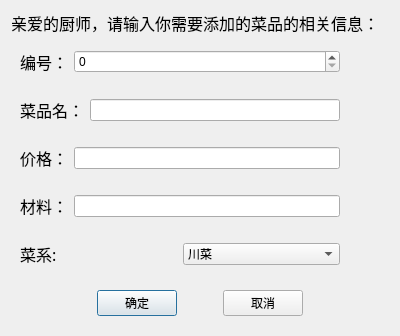
<?xml version="1.0" encoding="UTF-8"?>
<ui version="4.0">
 <class>AddDishes</class>
 <widget class="QDialog" name="AddDishes">
  <property name="geometry">
   <rect>
    <x>0</x>
    <y>0</y>
    <width>400</width>
    <height>300</height>
   </rect>
  </property>
  <property name="sizePolicy">
   <sizepolicy hsizetype="Fixed" vsizetype="Fixed">
    <horstretch>0</horstretch>
    <verstretch>0</verstretch>
   </sizepolicy>
  </property>
  <property name="windowTitle">
   <string>Dialog</string>
  </property>
  <layout class="QVBoxLayout" name="verticalLayout">
   <item>
    <widget class="QLabel" name="label">
     <property name="font">
      <font>
       <family>微软雅黑 Light</family>
       <pointsize>12</pointsize>
      </font>
     </property>
     <property name="text">
      <string>亲爱的厨师，请输入你需要添加的菜品的相关信息：</string>
     </property>
    </widget>
   </item>
   <item>
    <widget class="QWidget" name="widget" native="true">
     <layout class="QHBoxLayout" name="horizontalLayout">
      <item>
       <widget class="QLabel" name="label_2">
        <property name="sizePolicy">
         <sizepolicy hsizetype="Fixed" vsizetype="Preferred">
          <horstretch>0</horstretch>
          <verstretch>0</verstretch>
         </sizepolicy>
        </property>
        <property name="font">
         <font>
          <family>微软雅黑 Light</family>
          <pointsize>12</pointsize>
         </font>
        </property>
        <property name="text">
         <string>编号：</string>
        </property>
       </widget>
      </item>
      <item>
       <widget class="QSpinBox" name="spinBox"/>
      </item>
      <item>
       <spacer name="horizontalSpacer">
        <property name="orientation">
         <enum>Qt::Horizontal</enum>
        </property>
        <property name="sizeType">
         <enum>QSizePolicy::Preferred</enum>
        </property>
        <property name="sizeHint" stdset="0">
         <size>
          <width>40</width>
          <height>20</height>
         </size>
        </property>
       </spacer>
      </item>
     </layout>
    </widget>
   </item>
   <item>
    <widget class="QWidget" name="widget_2" native="true">
     <layout class="QHBoxLayout" name="horizontalLayout_2">
      <item>
       <widget class="QLabel" name="label_3">
        <property name="font">
         <font>
          <family>微软雅黑 Light</family>
          <pointsize>12</pointsize>
         </font>
        </property>
        <property name="text">
         <string>菜品名：</string>
        </property>
       </widget>
      </item>
      <item>
       <widget class="QLineEdit" name="lineEdit"/>
      </item>
      <item>
       <spacer name="horizontalSpacer_2">
        <property name="orientation">
         <enum>Qt::Horizontal</enum>
        </property>
        <property name="sizeType">
         <enum>QSizePolicy::Fixed</enum>
        </property>
        <property name="sizeHint" stdset="0">
         <size>
          <width>40</width>
          <height>20</height>
         </size>
        </property>
       </spacer>
      </item>
     </layout>
    </widget>
   </item>
   <item>
    <widget class="QWidget" name="widget_3" native="true">
     <layout class="QHBoxLayout" name="horizontalLayout_3">
      <item>
       <widget class="QLabel" name="label_4">
        <property name="font">
         <font>
          <family>微软雅黑 Light</family>
          <pointsize>12</pointsize>
         </font>
        </property>
        <property name="text">
         <string>价格：</string>
        </property>
       </widget>
      </item>
      <item>
       <widget class="QLineEdit" name="lineEdit_3"/>
      </item>
      <item>
       <spacer name="horizontalSpacer_3">
        <property name="orientation">
         <enum>Qt::Horizontal</enum>
        </property>
        <property name="sizeType">
         <enum>QSizePolicy::Fixed</enum>
        </property>
        <property name="sizeHint" stdset="0">
         <size>
          <width>40</width>
          <height>20</height>
         </size>
        </property>
       </spacer>
      </item>
     </layout>
    </widget>
   </item>
   <item>
    <widget class="QWidget" name="widget_4" native="true">
     <layout class="QHBoxLayout" name="horizontalLayout_4">
      <item>
       <widget class="QLabel" name="label_5">
        <property name="font">
         <font>
          <family>微软雅黑 Light</family>
          <pointsize>12</pointsize>
         </font>
        </property>
        <property name="text">
         <string>材料：</string>
        </property>
       </widget>
      </item>
      <item>
       <widget class="QLineEdit" name="lineEdit_2"/>
      </item>
      <item>
       <spacer name="horizontalSpacer_4">
        <property name="orientation">
         <enum>Qt::Horizontal</enum>
        </property>
        <property name="sizeType">
         <enum>QSizePolicy::Fixed</enum>
        </property>
        <property name="sizeHint" stdset="0">
         <size>
          <width>40</width>
          <height>20</height>
         </size>
        </property>
       </spacer>
      </item>
     </layout>
    </widget>
   </item>
   <item>
    <widget class="QWidget" name="widget_5" native="true">
     <layout class="QHBoxLayout" name="horizontalLayout_5">
      <item>
       <widget class="QLabel" name="label_6">
        <property name="font">
         <font>
          <family>微软雅黑 Light</family>
          <pointsize>12</pointsize>
         </font>
        </property>
        <property name="text">
         <string>菜系:</string>
        </property>
       </widget>
      </item>
      <item>
       <widget class="QComboBox" name="comboBox">
        <item>
         <property name="text">
          <string>川菜</string>
         </property>
        </item>
        <item>
         <property name="text">
          <string>粤菜</string>
         </property>
        </item>
        <item>
         <property name="text">
          <string>浙菜</string>
         </property>
        </item>
        <item>
         <property name="text">
          <string>闽菜</string>
         </property>
        </item>
        <item>
         <property name="text">
          <string>苏菜</string>
         </property>
        </item>
        <item>
         <property name="text">
          <string>鲁菜</string>
         </property>
        </item>
        <item>
         <property name="text">
          <string>清真</string>
         </property>
        </item>
       </widget>
      </item>
      <item>
       <spacer name="horizontalSpacer_5">
        <property name="orientation">
         <enum>Qt::Horizontal</enum>
        </property>
        <property name="sizeType">
         <enum>QSizePolicy::Fixed</enum>
        </property>
        <property name="sizeHint" stdset="0">
         <size>
          <width>40</width>
          <height>20</height>
         </size>
        </property>
       </spacer>
      </item>
     </layout>
    </widget>
   </item>
   <item>
    <widget class="QWidget" name="widget_6" native="true">
     <layout class="QHBoxLayout" name="horizontalLayout_6">
      <item>
       <spacer name="horizontalSpacer_7">
        <property name="orientation">
         <enum>Qt::Horizontal</enum>
        </property>
        <property name="sizeHint" stdset="0">
         <size>
          <width>40</width>
          <height>20</height>
         </size>
        </property>
       </spacer>
      </item>
      <item>
       <widget class="QPushButton" name="pushButton">
        <property name="text">
         <string>确定</string>
        </property>
       </widget>
      </item>
      <item>
       <spacer name="horizontalSpacer_6">
        <property name="orientation">
         <enum>Qt::Horizontal</enum>
        </property>
        <property name="sizeType">
         <enum>QSizePolicy::Fixed</enum>
        </property>
        <property name="sizeHint" stdset="0">
         <size>
          <width>40</width>
          <height>20</height>
         </size>
        </property>
       </spacer>
      </item>
      <item>
       <widget class="QPushButton" name="pushButton_2">
        <property name="text">
         <string>取消</string>
        </property>
       </widget>
      </item>
      <item>
       <spacer name="horizontalSpacer_8">
        <property name="orientation">
         <enum>Qt::Horizontal</enum>
        </property>
        <property name="sizeHint" stdset="0">
         <size>
          <width>40</width>
          <height>20</height>
         </size>
        </property>
       </spacer>
      </item>
     </layout>
    </widget>
   </item>
  </layout>
 </widget>
 <resources/>
 <connections/>
</ui>
